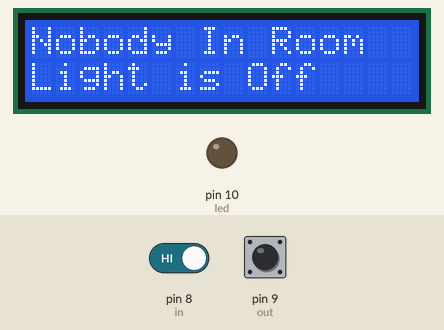
Simulated run of this sketch. Board: Arduino Uno, built with avr-gcc and run on an emulated ATmega328P. Parts: 16×2 character LCD, output pins drawn as LEDs (lit = HIGH). Inputs (shaded band) come from the test bench; at power-on: pin 8 (in) HIGH, pin 9 (out) HIGH.

Above: at 3.2 s.
3.3 s: pin 8 (in) driven LOW
At 4.1 s:
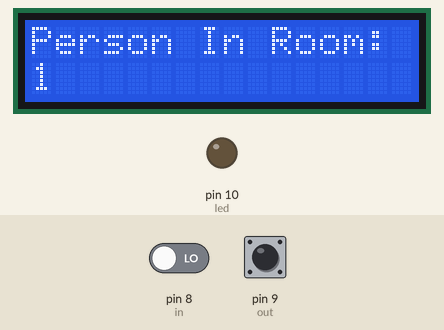
At 5.1 s:
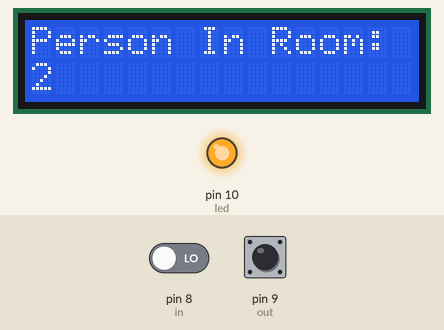
Timing chart, 0 to 6.6 s (numbered marks = the images above; inputs shaded):
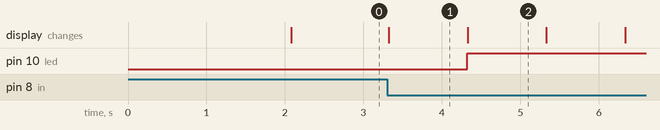

The sketch:

visitor_counter.ino
```cpp
#include<LiquidCrystal.h>
LiquidCrystal lcd(2,3,7,6,5,4);

#define in 8
#define out 9
#define led 10

int count=0;

void setup()
{
  lcd.begin(16,2);
  lcd.print("Visitor Counter");
  delay(2000);
  pinMode(in, INPUT);
  pinMode(out, INPUT);
  pinMode(led, OUTPUT);
  lcd.clear();
  lcd.print("Person In Room:");
  lcd.setCursor(0,1);
  lcd.print(count);
}

void loop()
{
  int in_value = digitalRead(in);
  int out_value = digitalRead(out);
  if(in_value == LOW)
  {
    count++;
    lcd.clear();
    lcd.print("Person In Room:");
    lcd.setCursor(0,1);
    lcd.print(count);
    delay(1000);
  }

  if(out_value == LOW)
  {
    count--;
    lcd.clear();
    lcd.print("Person In Room:");
    lcd.setCursor(0,1);
    lcd.print(count);
    delay(1000);
  }


  if(count==0)
  {
    lcd.clear();
    digitalWrite(led, LOW);
    lcd.clear();
    lcd.print("Nobody In Room");
    lcd.setCursor(0,1);
    lcd.print("Light is Off");
    delay(200);
  }

  else
  {
    digitalWrite(led, HIGH);
  }
}
```

Measured:
- after the input at 3.3 s, pin 10 (led): LOW → HIGH after 1.0 s; the display: changes at once (image 1)
- what the display in image 1 shows lasts 1.0 s, from 3.3 s to 4.3 s
